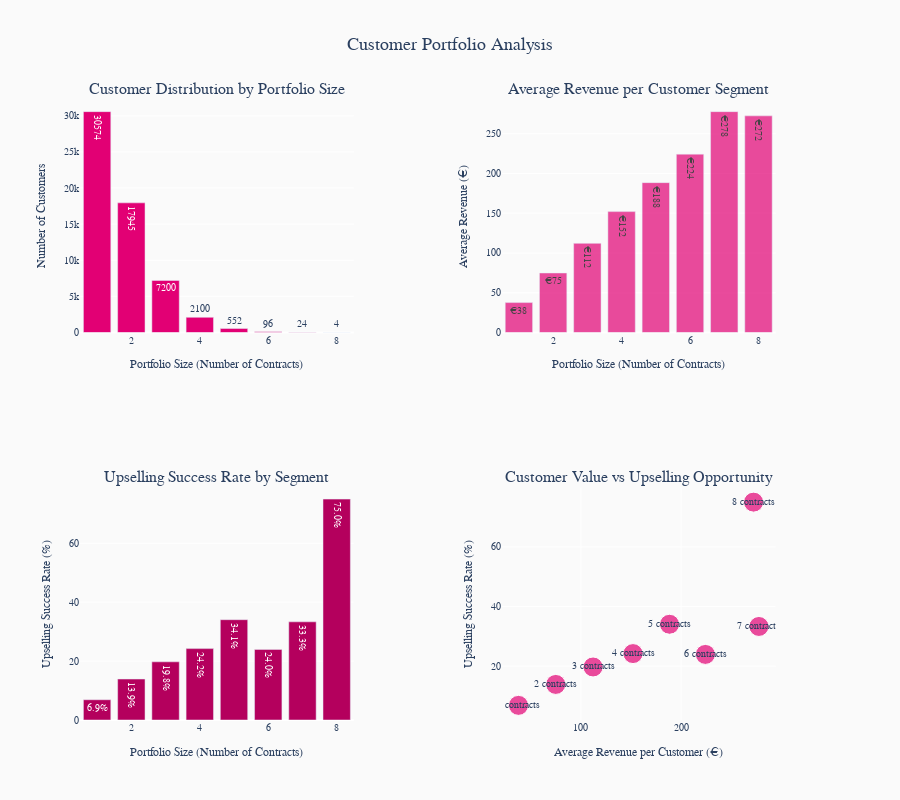

The notebook cell this image was saved under:
### Markdown cell above
## 2. Customer Portfolio Segmentation

### Code cell
# Calculate customer portfolio analysis
customer_portfolio = (
    core_data
    .group_by('customer_id')
    .agg([
        pl.col('rating_account_id').count().alias('portfolio_size'),
        pl.col('gross_mrc').sum().alias('total_value'),
        pl.col('has_done_upselling').max().alias('any_upselling'),
        pl.col('has_done_upselling').sum().alias('count_upselling'),
        (pl.col('has_done_upselling').sum() / pl.col('rating_account_id').count() * 100).round(2).alias('upselling_rate')
    ])
)

# Create portfolio summary
portfolio_summary = (
    customer_portfolio
    .group_by('portfolio_size')
    .agg([
        pl.col('customer_id').n_unique().alias('total_customers'),
        (pl.col('any_upselling').mean() * 100).round(2).alias('customers_with_upselling_percent'),
        pl.col('total_value').mean().round(2).alias('avg_total_spend'),
        pl.col('upselling_rate').mean().round(2).alias('avg_upselling_rate')
    ])
    .sort('portfolio_size', descending=False)
    .filter(pl.col('portfolio_size') <= 8)  # Focus on main segments
)

# Create visualization
fig = make_subplots(
    rows=2, cols=2,
    subplot_titles=(
        'Customer Distribution by Portfolio Size',
        'Average Revenue per Customer Segment',
        'Upselling Success Rate by Segment',
        'Customer Value vs Upselling Opportunity'
    ),
    specs=[[{"secondary_y": False}, {"secondary_y": False}],
           [{"secondary_y": False}, {"secondary_y": True}]]
)

# Customer distribution
fig.add_trace(
    go.Bar(
        x=portfolio_summary['portfolio_size'],
        y=portfolio_summary['total_customers'],
        name='Customers',
        marker_color=MAGENTA_COLOR,
        text=portfolio_summary['total_customers'],
        textposition='auto'
    ),
    row=1, col=1
)

# Average revenue per customer
fig.add_trace(
    go.Bar(
        x=portfolio_summary['portfolio_size'],
        y=portfolio_summary['avg_total_spend'],
        name='Avg Revenue (€)',
        marker_color=MAGENTA_LIGHT,
        text=[f'€{x:.0f}' for x in portfolio_summary['avg_total_spend']],
        textposition='auto'
    ),
    row=1, col=2
)

# Upselling success rate
fig.add_trace(
    go.Bar(
        x=portfolio_summary['portfolio_size'],
        y=portfolio_summary['customers_with_upselling_percent'],
        name='Upselling Success Rate (%)',
        marker_color=MAGENTA_DARK,
        text=[f'{x:.1f}%' for x in portfolio_summary['customers_with_upselling_percent']],
        textposition='auto'
    ),
    row=2, col=1
)

# Combined view: Value vs Opportunity
fig.add_trace(
    go.Scatter(
        x=portfolio_summary['avg_total_spend'],
        y=portfolio_summary['customers_with_upselling_percent'],
        mode='markers+text',
        marker=dict(
            size=portfolio_summary['total_customers'].to_numpy() / 1000,
            color=MAGENTA_COLOR,
            opacity=0.7,
            sizemode='area',
            sizeref=2. * max(portfolio_summary['total_customers']) / (40. ** 2),
            sizemin=10
        ),
        text=[f'{x} contracts' for x in portfolio_summary['portfolio_size']],
        textposition='middle center',
        name='Portfolio Segments',
        hovertemplate='<b>%{text}</b><br>' +
                     'Avg Revenue: €%{x:.0f}<br>' +
                     'Upselling Rate: %{y:.1f}%<br>' +
                     '<extra></extra>'
    ),
    row=2, col=2
)

# Update layout
fig.update_xaxes(title_text="Portfolio Size (Number of Contracts)", row=1, col=1)
fig.update_yaxes(title_text="Number of Customers", row=1, col=1)
fig.update_xaxes(title_text="Portfolio Size (Number of Contracts)", row=1, col=2)
fig.update_yaxes(title_text="Average Revenue (€)", row=1, col=2)
fig.update_xaxes(title_text="Portfolio Size (Number of Contracts)", row=2, col=1)
fig.update_yaxes(title_text="Upselling Success Rate (%)", row=2, col=1)
fig.update_xaxes(title_text="Average Revenue per Customer (€)", row=2, col=2)
fig.update_yaxes(title_text="Upselling Success Rate (%)", row=2, col=2)

fig.update_layout(
    title={
        'text': 'Customer Portfolio Analysis',
        'x': 0.5,
        'xanchor': 'center',
        'font': {'size': 18, 'family': FONT_FAMILY}
    },
    plot_bgcolor='rgba(0,0,0,0)',
    paper_bgcolor='rgb(250,250,250)',
    height=800,
    showlegend=False,
    font=dict(size=10, family=FONT_FAMILY)
)

fig.show()

### Figure 1 — Plotly figure (JSON) as saved in the notebook; plotly's stock layout.template omitted (floating-point values rounded to 4 significant figures)
{"data": [{"marker": {"color": "rgb(226,0,116)"}, "name": "Customers", "text": [30570.0, 17940.0, 7200.0, 2100.0, 552.0, 96.0, 24.0, 4.0], "textposition": "auto", "type": "bar", "x": [1, 2, 3, 4, 5, 6, 7, 8], "xaxis": "x", "y": [30574, 17945, 7200, 2100, 552, 96, 24, 4], "yaxis": "y"}, {"marker": {"color": "rgba(226,0,116,0.7)"}, "name": "Avg Revenue (€)", "text": ["€38", "€75", "€112", "€152", "€188", "€224", "€278", "€272"], "textposition": "auto", "type": "bar", "x": [1, 2, 3, 4, 5, 6, 7, 8], "xaxis": "x2", "y": [37.63, 74.85, 112.1, 152.1, 188.5, 224.3, 277.8, 272.5], "yaxis": "y2"}, {"marker": {"color": "rgb(180,0,93)"}, "name": "Upselling Success Rate (%)", "text": ["6.9%", "13.9%", "19.8%", "24.2%", "34.1%", "24.0%", "33.3%", "75.0%"], "textposition": "auto", "type": "bar", "x": [1, 2, 3, 4, 5, 6, 7, 8], "xaxis": "x3", "y": [6.88, 13.9, 19.75, 24.24, 34.06, 23.96, 33.33, 75.0], "yaxis": "y3"}, {"hovertemplate": "<b>%{text}</b><br>Avg Revenue: €%{x:.0f}<br>Upselling Rate: %{y:.1f}%<br><extra></extra>", "marker": {"color": "rgb(226,0,116)", "opacity": 0.7, "size": [30.57, 17.95, 7.2, 2.1, 0.552, 0.096, 0.024, 0.004], "sizemin": 10, "sizemode": "area", "sizeref": 38.22}, "mode": "markers+text", "name": "Portfolio Segments", "text": ["1 contracts", "2 contracts", "3 contracts", "4 contracts", "5 contracts", "6 contracts", "7 contracts", "8 contracts"], "textposition": "middle center", "type": "scatter", "x": [37.63, 74.85, 112.1, 152.1, 188.5, 224.3, 277.8, 272.5], "xaxis": "x4", "y": [6.88, 13.9, 19.75, 24.24, 34.06, 23.96, 33.33, 75.0], "yaxis": "y4"}], "layout": {"annotations": [{"font": {"size": 16}, "showarrow": false, "text": "Customer Distribution by Portfolio Size", "x": 0.185, "xanchor": "center", "xref": "paper", "y": 1, "yanchor": "bottom", "yref": "paper"}, {"font": {"size": 16}, "showarrow": false, "text": "Average Revenue per Customer Segment", "x": 0.755, "xanchor": "center", "xref": "paper", "y": 1, "yanchor": "bottom", "yref": "paper"}, {"font": {"size": 16}, "showarrow": false, "text": "Upselling Success Rate by Segment", "x": 0.185, "xanchor": "center", "xref": "paper", "y": 0.375, "yanchor": "bottom", "yref": "paper"}, {"font": {"size": 16}, "showarrow": false, "text": "Customer Value vs Upselling Opportunity", "x": 0.755, "xanchor": "center", "xref": "paper", "y": 0.375, "yanchor": "bottom", "yref": "paper"}], "font": {"family": "Teleneo", "size": 10}, "height": 800, "paper_bgcolor": "rgb(250,250,250)", "plot_bgcolor": "rgba(0,0,0,0)", "showlegend": false, "title": {"font": {"family": "Teleneo", "size": 18}, "text": "Customer Portfolio Analysis", "x": 0.5, "xanchor": "center"}, "xaxis": {"anchor": "y", "domain": [0, 0.37], "title": {"text": "Portfolio Size (Number of Contracts)"}}, "xaxis2": {"anchor": "y2", "domain": [0.57, 0.94], "title": {"text": "Portfolio Size (Number of Contracts)"}}, "xaxis3": {"anchor": "y3", "domain": [0, 0.37], "title": {"text": "Portfolio Size (Number of Contracts)"}}, "xaxis4": {"anchor": "y4", "domain": [0.57, 0.94], "title": {"text": "Average Revenue per Customer (€)"}}, "yaxis": {"anchor": "x", "domain": [0.625, 1], "title": {"text": "Number of Customers"}}, "yaxis2": {"anchor": "x2", "domain": [0.625, 1], "title": {"text": "Average Revenue (€)"}}, "yaxis3": {"anchor": "x3", "domain": [0, 0.375], "title": {"text": "Upselling Success Rate (%)"}}, "yaxis4": {"anchor": "x4", "domain": [0, 0.375], "title": {"text": "Upselling Success Rate (%)"}}, "yaxis5": {"anchor": "x4", "overlaying": "y4", "side": "right", "title": {"text": "Upselling Success Rate (%)"}}}}
